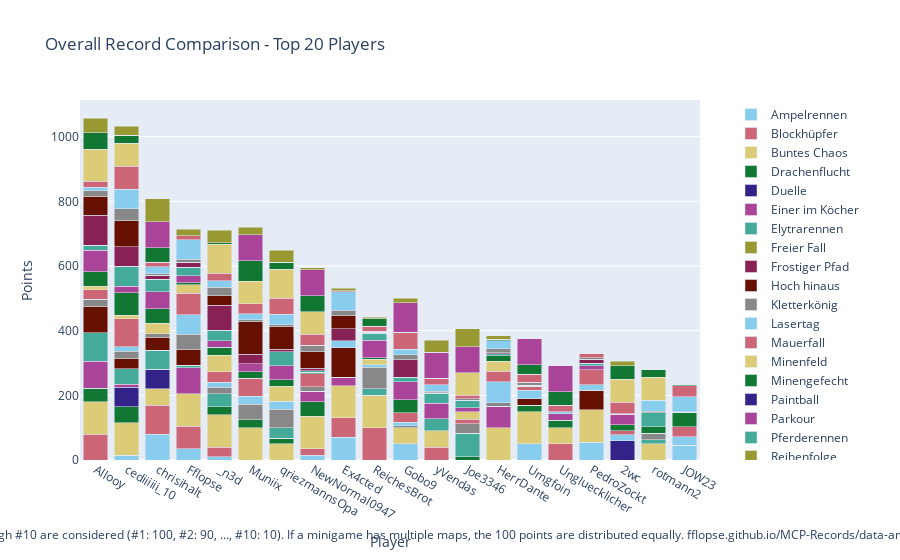

The notebook cell this image was saved under:
### Code cell
import plotly.graph_objects as go

# Sum all columns to get the total score
outDf['Total'] = outDf.sum(axis=1)

# Sort by total score and fill N/A values with 0
outDf = outDf.sort_values(by='Total', ascending=False).fillna(0)

# Crop to top 10 players
cropDf = outDf.head(20).copy()

# Drop the 'Total' column for plotting
cropDf = cropDf.drop(columns=['Total'])

# Create a color palette
color_palette = px.colors.qualitative.Safe

# Create the stacked bar plot
fig = go.Figure()

cropDf = remove_duplicate_columns(cropDf)

for column in cropDf.columns.difference(['Player']):
    fig.add_trace(go.Bar(
        x=cropDf.index,
        y=cropDf[column],
        name=column,
        marker_color=color_palette[len(fig.data) % len(color_palette)]
    ))

# Update layout
fig.update_layout(
    barmode='stack',
    title='Overall Record Comparison - Top 20 Players',
    xaxis=dict(title='Player'),
    yaxis=dict(title='Points'),
    #height=800,
    #width=1000,
    legend=dict(
        x=1.05,
        y=0.5,
        traceorder='normal',
        font=dict(size=12),
        bgcolor='rgba(255, 255, 255, 0)',
        bordercolor='rgba(0, 0, 0, 0)'
    ),
    margin=dict(r=200),  # Adjust right margin to make room for the legend
    annotations=[
        dict(
            x=0.5,
            y=-0.235,
            xref='paper',
            yref='paper',
            text='Max 100 points per minigame. Records #1 through #10 are considered (#1: 100, #2: 90, ..., #10: 10). If a minigame has multiple maps, the 100 points are distributed equally. fflopse.github.io/MCP-Records/data-analysis/global-ranking.ipynb',
            showarrow=False,
            font=dict(size=12),
            xanchor='center'
        )
    ]
)

fig.show()

# save the plot as an html file

fig.write_html('out/overall_record_comparison.html')

### Figure 1 — Plotly figure (JSON) as saved in the notebook; plotly's stock layout.template omitted (floating-point values rounded to 4 significant figures)
{"data": [{"marker": {"color": "rgb(136, 204, 238)"}, "name": "Ampelrennen", "type": "bar", "x": ["Allooy", "cediiiiii_10", "chrisihalt", "Fflopse", "_n3d", "Muniix", "qriezmannsOpa", "NewNormal0947", "Ex4cted", "ReichesBrot", "Gobo9", "yVendas", "Joe3346", "HerrDante", "Umgfoin", "Ungluecklicher", "PedroZockt", "2wc", "rotmann2", "JOW23"], "y": [0.0, 15.0, 80.0, 35.0, 10.0, 0.0, 0.0, 15.0, 70.0, 0.0, 50.0, 0.0, 0.0, 0.0, 50.0, 0.0, 55.0, 0.0, 0.0, 45.0]}, {"marker": {"color": "rgb(204, 102, 119)"}, "name": "Blockhüpfer", "type": "bar", "x": ["Allooy", "cediiiiii_10", "chrisihalt", "Fflopse", "_n3d", "Muniix", "qriezmannsOpa", "NewNormal0947", "Ex4cted", "ReichesBrot", "Gobo9", "yVendas", "Joe3346", "HerrDante", "Umgfoin", "Ungluecklicher", "PedroZockt", "2wc", "rotmann2", "JOW23"], "y": [80.0, 0.0, 90.0, 70.0, 30.0, 0.0, 0.0, 20.0, 60.0, 100.0, 0.0, 40.0, 0.0, 0.0, 0.0, 50.0, 0.0, 0.0, 0.0, 0.0]}, {"marker": {"color": "rgb(221, 204, 119)"}, "name": "Buntes Chaos", "type": "bar", "x": ["Allooy", "cediiiiii_10", "chrisihalt", "Fflopse", "_n3d", "Muniix", "qriezmannsOpa", "NewNormal0947", "Ex4cted", "ReichesBrot", "Gobo9", "yVendas", "Joe3346", "HerrDante", "Umgfoin", "Ungluecklicher", "PedroZockt", "2wc", "rotmann2", "JOW23"], "y": [100.0, 100.0, 50.0, 100.0, 100.0, 100.0, 50.0, 100.0, 100.0, 100.0, 50.0, 50.0, 0.0, 100.0, 100.0, 50.0, 100.0, 0.0, 50.0, 0.0]}, {"marker": {"color": "rgb(17, 119, 51)"}, "name": "Drachenflucht", "type": "bar", "x": ["Allooy", "cediiiiii_10", "chrisihalt", "Fflopse", "_n3d", "Muniix", "qriezmannsOpa", "NewNormal0947", "Ex4cted", "ReichesBrot", "Gobo9", "yVendas", "Joe3346", "HerrDante", "Umgfoin", "Ungluecklicher", "PedroZockt", "2wc", "rotmann2", "JOW23"], "y": [42.5, 50.0, 0.0, 0.0, 25.0, 25.0, 17.5, 45.0, 0.0, 0.0, 0.0, 0.0, 10.0, 0.0, 20.0, 22.5, 0.0, 0.0, 0.0, 0.0]}, {"marker": {"color": "rgb(51, 34, 136)"}, "name": "Duelle", "type": "bar", "x": ["Allooy", "cediiiiii_10", "chrisihalt", "Fflopse", "_n3d", "Muniix", "qriezmannsOpa", "NewNormal0947", "Ex4cted", "ReichesBrot", "Gobo9", "yVendas", "Joe3346", "HerrDante", "Umgfoin", "Ungluecklicher", "PedroZockt", "2wc", "rotmann2", "JOW23"], "y": [0.0, 60.0, 60.0, 0.0, 0.0, 0.0, 0.0, 0.0, 0.0, 0.0, 0.0, 0.0, 0.0, 0.0, 0.0, 0.0, 0.0, 60.0, 0.0, 0.0]}, {"marker": {"color": "rgb(170, 68, 153)"}, "name": "Einer im Köcher", "type": "bar", "x": ["Allooy", "cediiiiii_10", "chrisihalt", "Fflopse", "_n3d", "Muniix", "qriezmannsOpa", "NewNormal0947", "Ex4cted", "ReichesBrot", "Gobo9", "yVendas", "Joe3346", "HerrDante", "Umgfoin", "Ungluecklicher", "PedroZockt", "2wc", "rotmann2", "JOW23"], "y": [83.33, 10.0, 0.0, 80.0, 0.0, 0.0, 0.0, 33.33, 26.67, 0.0, 0.0, 0.0, 0.0, 66.67, 0.0, 20.0, 0.0, 0.0, 0.0, 0.0]}, {"marker": {"color": "rgb(68, 170, 153)"}, "name": "Elytrarennen", "type": "bar", "x": ["Allooy", "cediiiiii_10", "chrisihalt", "Fflopse", "_n3d", "Muniix", "qriezmannsOpa", "NewNormal0947", "Ex4cted", "ReichesBrot", "Gobo9", "yVendas", "Joe3346", "HerrDante", "Umgfoin", "Ungluecklicher", "PedroZockt", "2wc", "rotmann2", "JOW23"], "y": [87.5, 47.5, 60.0, 7.5, 40.0, 0.0, 32.5, 0.0, 0.0, 20.0, 0.0, 37.5, 72.5, 0.0, 0.0, 0.0, 0.0, 0.0, 12.5, 0.0]}, {"marker": {"color": "rgb(153, 153, 51)"}, "name": "Freier Fall", "type": "bar", "x": ["Allooy", "cediiiiii_10", "chrisihalt", "Fflopse", "_n3d", "Muniix", "qriezmannsOpa", "NewNormal0947", "Ex4cted", "ReichesBrot", "Gobo9", "yVendas", "Joe3346", "HerrDante", "Umgfoin", "Ungluecklicher", "PedroZockt", "2wc", "rotmann2", "JOW23"], "y": [0.0, 0.0, 0.0, 0.0, 0.0, 0.0, 0.0, 0.0, 0.0, 0.0, 0.0, 0.0, 0.0, 0.0, 0.0, 0.0, 0.0, 0.0, 0.0, 0.0]}, {"marker": {"color": "rgb(136, 34, 85)"}, "name": "Frostiger Pfad", "type": "bar", "x": ["Allooy", "cediiiiii_10", "chrisihalt", "Fflopse", "_n3d", "Muniix", "qriezmannsOpa", "NewNormal0947", "Ex4cted", "ReichesBrot", "Gobo9", "yVendas", "Joe3346", "HerrDante", "Umgfoin", "Ungluecklicher", "PedroZockt", "2wc", "rotmann2", "JOW23"], "y": [0.0, 0.0, 0.0, 0.0, 0.0, 0.0, 0.0, 0.0, 0.0, 0.0, 0.0, 0.0, 0.0, 0.0, 0.0, 0.0, 0.0, 0.0, 0.0, 0.0]}, {"marker": {"color": "rgb(102, 17, 0)"}, "name": "Hoch hinaus", "type": "bar", "x": ["Allooy", "cediiiiii_10", "chrisihalt", "Fflopse", "_n3d", "Muniix", "qriezmannsOpa", "NewNormal0947", "Ex4cted", "ReichesBrot", "Gobo9", "yVendas", "Joe3346", "HerrDante", "Umgfoin", "Ungluecklicher", "PedroZockt", "2wc", "rotmann2", "JOW23"], "y": [80.0, 30.0, 40.0, 50.0, 0.0, 0.0, 0.0, 0.0, 90.0, 0.0, 0.0, 0.0, 0.0, 0.0, 20.0, 0.0, 60.0, 0.0, 0.0, 0.0]}, {"marker": {"color": "rgb(136, 136, 136)"}, "name": "Kletterkönig", "type": "bar", "x": ["Allooy", "cediiiiii_10", "chrisihalt", "Fflopse", "_n3d", "Muniix", "qriezmannsOpa", "NewNormal0947", "Ex4cted", "ReichesBrot", "Gobo9", "yVendas", "Joe3346", "HerrDante", "Umgfoin", "Ungluecklicher", "PedroZockt", "2wc", "rotmann2", "JOW23"], "y": [23.33, 23.33, 10.0, 46.67, 20.0, 46.67, 56.67, 13.33, 0.0, 66.67, 6.667, 0.0, 30.0, 10.0, 0.0, 0.0, 0.0, 0.0, 20.0, 0.0]}, {"marker": {"color": "rgb(136, 204, 238)"}, "name": "Lasertag", "type": "bar", "x": ["Allooy", "cediiiiii_10", "chrisihalt", "Fflopse", "_n3d", "Muniix", "qriezmannsOpa", "NewNormal0947", "Ex4cted", "ReichesBrot", "Gobo9", "yVendas", "Joe3346", "HerrDante", "Umgfoin", "Ungluecklicher", "PedroZockt", "2wc", "rotmann2", "JOW23"], "y": [0.0, 15.0, 0.0, 60.0, 15.0, 25.0, 25.0, 0.0, 22.5, 7.5, 10.0, 0.0, 0.0, 65.0, 25.0, 0.0, 17.5, 17.5, 0.0, 27.5]}, {"marker": {"color": "rgb(204, 102, 119)"}, "name": "Mauerfall", "type": "bar", "x": ["Allooy", "cediiiiii_10", "chrisihalt", "Fflopse", "_n3d", "Muniix", "qriezmannsOpa", "NewNormal0947", "Ex4cted", "ReichesBrot", "Gobo9", "yVendas", "Joe3346", "HerrDante", "Umgfoin", "Ungluecklicher", "PedroZockt", "2wc", "rotmann2", "JOW23"], "y": [30.0, 86.67, 0.0, 66.67, 33.33, 56.67, 0.0, 40.0, 0.0, 0.0, 30.0, 0.0, 13.33, 33.33, 13.33, 0.0, 46.67, 13.33, 0.0, 30.0]}, {"marker": {"color": "rgb(221, 204, 119)"}, "name": "Minenfeld", "type": "bar", "x": ["Allooy", "cediiiiii_10", "chrisihalt", "Fflopse", "_n3d", "Muniix", "qriezmannsOpa", "NewNormal0947", "Ex4cted", "ReichesBrot", "Gobo9", "yVendas", "Joe3346", "HerrDante", "Umgfoin", "Ungluecklicher", "PedroZockt", "2wc", "rotmann2", "JOW23"], "y": [10.0, 10.0, 33.33, 26.67, 50.0, 0.0, 46.67, 0.0, 0.0, 16.67, 0.0, 0.0, 23.33, 30.0, 0.0, 0.0, 0.0, 0.0, 0.0, 0.0]}, {"marker": {"color": "rgb(17, 119, 51)"}, "name": "Minengefecht", "type": "bar", "x": ["Allooy", "cediiiiii_10", "chrisihalt", "Fflopse", "_n3d", "Muniix", "qriezmannsOpa", "NewNormal0947", "Ex4cted", "ReichesBrot", "Gobo9", "yVendas", "Joe3346", "HerrDante", "Umgfoin", "Ungluecklicher", "PedroZockt", "2wc", "rotmann2", "JOW23"], "y": [45.0, 70.0, 45.0, 5.0, 25.0, 20.0, 20.0, 5.0, 0.0, 5.0, 40.0, 0.0, 0.0, 17.5, 0.0, 0.0, 0.0, 17.5, 20.0, 45.0]}, {"marker": {"color": "rgb(51, 34, 136)"}, "name": "Paintball", "type": "bar", "x": ["Allooy", "cediiiiii_10", "chrisihalt", "Fflopse", "_n3d", "Muniix", "qriezmannsOpa", "NewNormal0947", "Ex4cted", "ReichesBrot", "Gobo9", "yVendas", "Joe3346", "HerrDante", "Umgfoin", "Ungluecklicher", "PedroZockt", "2wc", "rotmann2", "JOW23"], "y": [0.0, 0.0, 0.0, 0.0, 0.0, 0.0, 0.0, 0.0, 0.0, 0.0, 0.0, 0.0, 0.0, 0.0, 0.0, 0.0, 0.0, 0.0, 0.0, 0.0]}, {"marker": {"color": "rgb(170, 68, 153)"}, "name": "Parkour", "type": "bar", "x": ["Allooy", "cediiiiii_10", "chrisihalt", "Fflopse", "_n3d", "Muniix", "qriezmannsOpa", "NewNormal0947", "Ex4cted", "ReichesBrot", "Gobo9", "yVendas", "Joe3346", "HerrDante", "Umgfoin", "Ungluecklicher", "PedroZockt", "2wc", "rotmann2", "JOW23"], "y": [67.5, 20.0, 52.5, 22.5, 20.0, 25.0, 42.5, 0.0, 0.0, 55.0, 55.0, 47.5, 12.5, 0.0, 0.0, 0.0, 12.5, 32.5, 0.0, 0.0]}, {"marker": {"color": "rgb(68, 170, 153)"}, "name": "Pferderennen", "type": "bar", "x": ["Allooy", "cediiiiii_10", "chrisihalt", "Fflopse", "_n3d", "Muniix", "qriezmannsOpa", "NewNormal0947", "Ex4cted", "ReichesBrot", "Gobo9", "yVendas", "Joe3346", "HerrDante", "Umgfoin", "Ungluecklicher", "PedroZockt", "2wc", "rotmann2", "JOW23"], "y": [15.0, 61.67, 38.33, 26.67, 33.33, 0.0, 43.33, 5.0, 0.0, 21.67, 15.0, 31.67, 23.33, 6.667, 3.333, 0.0, 8.333, 0.0, 43.33, 0.0]}, {"marker": {"color": "rgb(153, 153, 51)"}, "name": "Reihenfolge", "type": "bar", "x": ["Allooy", "cediiiiii_10", "chrisihalt", "Fflopse", "_n3d", "Muniix", "qriezmannsOpa", "NewNormal0947", "Ex4cted", "ReichesBrot", "Gobo9", "yVendas", "Joe3346", "HerrDante", "Umgfoin", "Ungluecklicher", "PedroZockt", "2wc", "rotmann2", "JOW23"], "y": [0.0, 0.0, 0.0, 0.0, 0.0, 0.0, 0.0, 0.0, 0.0, 0.0, 0.0, 0.0, 0.0, 0.0, 0.0, 0.0, 0.0, 0.0, 0.0, 0.0]}, {"marker": {"color": "rgb(136, 34, 85)"}, "name": "Replika", "type": "bar", "x": ["Allooy", "cediiiiii_10", "chrisihalt", "Fflopse", "_n3d", "Muniix", "qriezmannsOpa", "NewNormal0947", "Ex4cted", "ReichesBrot", "Gobo9", "yVendas", "Joe3346", "HerrDante", "Umgfoin", "Ungluecklicher", "PedroZockt", "2wc", "rotmann2", "JOW23"], "y": [92.2, 60.17, 12.03, 15.34, 77.03, 28.64, 8.22, 7.542, 36.69, 3.051, 53.64, 1.864, 0.4237, 3.305, 0.0, 0.2542, 11.02, 1.78, 0.5932, 0.5085]}, {"marker": {"color": "rgb(102, 17, 0)"}, "name": "Runterpurzeln", "type": "bar", "x": ["Allooy", "cediiiiii_10", "chrisihalt", "Fflopse", "_n3d", "Muniix", "qriezmannsOpa", "NewNormal0947", "Ex4cted", "ReichesBrot", "Gobo9", "yVendas", "Joe3346", "HerrDante", "Umgfoin", "Ungluecklicher", "PedroZockt", "2wc", "rotmann2", "JOW23"], "y": [60.0, 80.0, 0.0, 0.0, 30.0, 100.0, 70.0, 50.0, 40.0, 0.0, 0.0, 0.0, 0.0, 0.0, 0.0, 0.0, 0.0, 0.0, 0.0, 0.0]}, {"marker": {"color": "rgb(136, 136, 136)"}, "name": "Sammelwahn", "type": "bar", "x": ["Allooy", "cediiiiii_10", "chrisihalt", "Fflopse", "_n3d", "Muniix", "qriezmannsOpa", "NewNormal0947", "Ex4cted", "ReichesBrot", "Gobo9", "yVendas", "Joe3346", "HerrDante", "Umgfoin", "Ungluecklicher", "PedroZockt", "2wc", "rotmann2", "JOW23"], "y": [16.98, 38.14, 4.419, 8.837, 25.35, 7.442, 6.279, 21.16, 16.74, 2.093, 14.65, 4.186, 4.419, 11.4, 8.605, 0.9302, 4.651, 0.0, 3.953, 0.4651]}, {"marker": {"color": "rgb(136, 204, 238)"}, "name": "Schießstand", "type": "bar", "x": ["Allooy", "cediiiiii_10", "chrisihalt", "Fflopse", "_n3d", "Muniix", "qriezmannsOpa", "NewNormal0947", "Ex4cted", "ReichesBrot", "Gobo9", "yVendas", "Joe3346", "HerrDante", "Umgfoin", "Ungluecklicher", "PedroZockt", "2wc", "rotmann2", "JOW23"], "y": [10.0, 60.0, 22.5, 60.0, 20.0, 17.5, 32.5, 0.0, 57.5, 0.0, 17.5, 20.0, 0.0, 25.0, 0.0, 5.0, 0.0, 0.0, 35.0, 47.5]}, {"marker": {"color": "rgb(204, 102, 119)"}, "name": "Skywars", "type": "bar", "x": ["Allooy", "cediiiiii_10", "chrisihalt", "Fflopse", "_n3d", "Muniix", "qriezmannsOpa", "NewNormal0947", "Ex4cted", "ReichesBrot", "Gobo9", "yVendas", "Joe3346", "HerrDante", "Umgfoin", "Ungluecklicher", "PedroZockt", "2wc", "rotmann2", "JOW23"], "y": [18.33, 71.67, 13.33, 13.33, 23.33, 31.67, 48.33, 33.33, 3.333, 16.67, 53.33, 20.0, 10.0, 0.0, 25.0, 20.0, 13.33, 36.67, 0.0, 33.33]}, {"marker": {"color": "rgb(221, 204, 119)"}, "name": "Spleef", "type": "bar", "x": ["Allooy", "cediiiiii_10", "chrisihalt", "Fflopse", "_n3d", "Muniix", "qriezmannsOpa", "NewNormal0947", "Ex4cted", "ReichesBrot", "Gobo9", "yVendas", "Joe3346", "HerrDante", "Umgfoin", "Ungluecklicher", "PedroZockt", "2wc", "rotmann2", "JOW23"], "y": [100.0, 70.0, 0.0, 0.0, 90.0, 70.0, 90.0, 70.0, 0.0, 0.0, 0.0, 0.0, 70.0, 0.0, 0.0, 0.0, 0.0, 70.0, 70.0, 0.0]}, {"marker": {"color": "rgb(17, 119, 51)"}, "name": "Survivalgames", "type": "bar", "x": ["Allooy", "cediiiiii_10", "chrisihalt", "Fflopse", "_n3d", "Muniix", "qriezmannsOpa", "NewNormal0947", "Ex4cted", "ReichesBrot", "Gobo9", "yVendas", "Joe3346", "HerrDante", "Umgfoin", "Ungluecklicher", "PedroZockt", "2wc", "rotmann2", "JOW23"], "y": [50.0, 25.0, 45.0, 0.0, 5.0, 62.5, 22.5, 50.0, 0.0, 22.5, 0.0, 0.0, 0.0, 5.0, 30.0, 42.5, 0.0, 42.5, 25.0, 5.0]}, {"marker": {"color": "rgb(51, 34, 136)"}, "name": "Todeswürfel", "type": "bar", "x": ["Allooy", "cediiiiii_10", "chrisihalt", "Fflopse", "_n3d", "Muniix", "qriezmannsOpa", "NewNormal0947", "Ex4cted", "ReichesBrot", "Gobo9", "yVendas", "Joe3346", "HerrDante", "Umgfoin", "Ungluecklicher", "PedroZockt", "2wc", "rotmann2", "JOW23"], "y": [0.0, 0.0, 0.0, 0.0, 0.0, 0.0, 0.0, 0.0, 0.0, 0.0, 0.0, 0.0, 0.0, 0.0, 0.0, 0.0, 0.0, 0.0, 0.0, 0.0]}, {"marker": {"color": "rgb(170, 68, 153)"}, "name": "Turmroulette", "type": "bar", "x": ["Allooy", "cediiiiii_10", "chrisihalt", "Fflopse", "_n3d", "Muniix", "qriezmannsOpa", "NewNormal0947", "Ex4cted", "ReichesBrot", "Gobo9", "yVendas", "Joe3346", "HerrDante", "Umgfoin", "Ungluecklicher", "PedroZockt", "2wc", "rotmann2", "JOW23"], "y": [0.0, 0.0, 80.0, 0.0, 0.0, 80.0, 0.0, 80.0, 0.0, 0.0, 90.0, 80.0, 80.0, 0.0, 80.0, 80.0, 0.0, 0.0, 0.0, 0.0]}, {"marker": {"color": "rgb(68, 170, 153)"}, "name": "Waffenfolge", "type": "bar", "x": ["Allooy", "cediiiiii_10", "chrisihalt", "Fflopse", "_n3d", "Muniix", "qriezmannsOpa", "NewNormal0947", "Ex4cted", "ReichesBrot", "Gobo9", "yVendas", "Joe3346", "HerrDante", "Umgfoin", "Ungluecklicher", "PedroZockt", "2wc", "rotmann2", "JOW23"], "y": [0.0, 0.0, 0.0, 0.0, 0.0, 0.0, 0.0, 0.0, 0.0, 0.0, 0.0, 0.0, 0.0, 0.0, 0.0, 0.0, 0.0, 0.0, 0.0, 0.0]}, {"marker": {"color": "rgb(153, 153, 51)"}, "name": "Wettrennen", "type": "bar", "x": ["Allooy", "cediiiiii_10", "chrisihalt", "Fflopse", "_n3d", "Muniix", "qriezmannsOpa", "NewNormal0947", "Ex4cted", "ReichesBrot", "Gobo9", "yVendas", "Joe3346", "HerrDante", "Umgfoin", "Ungluecklicher", "PedroZockt", "2wc", "rotmann2", "JOW23"], "y": [46.0, 28.0, 72.0, 20.0, 38.0, 24.0, 36.0, 6.0, 8.0, 4.0, 14.0, 38.0, 56.0, 10.0, 0.0, 0.0, 0.0, 14.0, 0.0, 0.0]}], "layout": {"annotations": [{"font": {"size": 12}, "showarrow": false, "text": "Max 100 points per minigame. Records #1 through #10 are considered (#1: 100, #2: 90, ..., #10: 10). If a minigame has multiple maps, the 100 points are distributed equally. fflopse.github.io/MCP-Records/data-analysis/global-ranking.ipynb", "x": 0.5, "xanchor": "center", "xref": "paper", "y": -0.235, "yref": "paper"}], "barmode": "stack", "legend": {"bgcolor": "rgba(255, 255, 255, 0)", "bordercolor": "rgba(0, 0, 0, 0)", "font": {"size": 12}, "traceorder": "normal", "x": 1.05, "y": 0.5}, "margin": {"r": 200}, "title": {"text": "Overall Record Comparison - Top 20 Players"}, "xaxis": {"title": {"text": "Player"}}, "yaxis": {"title": {"text": "Points"}}}}
